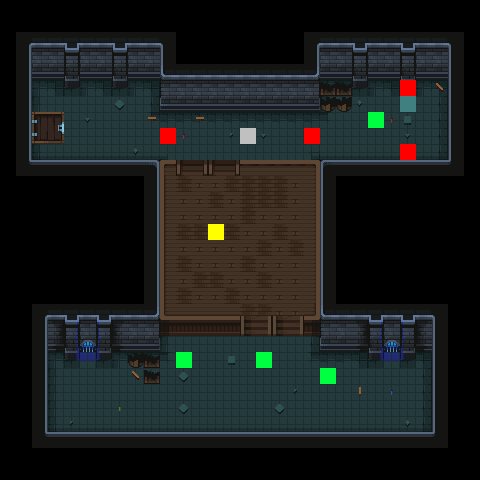

This is a level from a 2D game, rendered from its Tiled map with the project's own tilesets. A one-line summary and the map file follow, with tile-layer data summarised:
An orthogonal 30x30 tile map with 16x16 px tiles, 14 tile layers (floor, floor_props, invis_walls, pillars, ...), 3 tilesets.

<map version="1.10" tiledversion="1.11.0" orientation="orthogonal" renderorder="right-down" width="30" height="30" tilewidth="16" tileheight="16" infinite="0" nextlayerid="17" nextobjectid="1">
 <editorsettings>
  <export target="room_1/dung_room_1.csv" format="csv" />
 </editorsettings>
 <tileset firstgid="1" source="../../graphics/underworld/Environment/Dungeon Prison/Tiled/dungeontiles.tsx" />
 <tileset firstgid="626" source="../../graphics/underworld/Environment/Dungeon Prison/Tiled/dungeonprops.tsx" />
 <tileset firstgid="1251" source="../universal/spawns.tsx" />
 <layer id="1" name="floor" width="30" height="30">
  <data>[900 cells, 350 non-empty, 21 distinct tile ids]</data>
 </layer>
 <layer id="14" name="floor_props" width="30" height="30">
  <data>[900 cells, 32 non-empty, 14 distinct tile ids]</data>
 </layer>
 <layer id="16" name="invis_walls" width="30" height="30">
  <data>[900 cells, 18 non-empty, 5 distinct tile ids]</data>
 </layer>
 <layer id="3" name="pillars" width="30" height="30">
  <data>[900 cells, 218 non-empty, 34 distinct tile ids]</data>
 </layer>
 <layer id="2" name="lights" width="30" height="30">
  <data>[900 cells, 20 non-empty, 10 distinct tile ids]</data>
 </layer>
 <layer id="15" name="back_props_des" width="30" height="30">
  <data>[900 cells, 0 non-empty, 0 distinct tile ids]</data>
 </layer>
 <layer id="6" name="back_props_1" width="30" height="30">
  <data>[900 cells, 7 non-empty, 2 distinct tile ids]</data>
 </layer>
 <layer id="8" name="back_props_2" width="30" height="30">
  <data>[900 cells, 0 non-empty, 0 distinct tile ids]</data>
 </layer>
 <layer id="7" name="interact" width="30" height="30">
  <data>[900 cells, 4 non-empty, 4 distinct tile ids]</data>
 </layer>
 <layer id="9" name="player" width="30" height="30">
  <data>[900 cells, 1 non-empty, 1 distinct tile ids]</data>
 </layer>
 <layer id="10" name="mob" width="30" height="30">
  <data>[900 cells, 5 non-empty, 3 distinct tile ids]</data>
 </layer>
 <layer id="11" name="constraints" width="30" height="30">
  <data>[900 cells, 5 non-empty, 2 distinct tile ids]</data>
 </layer>
 <layer id="12" name="exit_1" width="30" height="30">
  <data>[900 cells, 4 non-empty, 4 distinct tile ids]</data>
 </layer>
 <layer id="13" name="exit_2" width="30" height="30">
  <data>[900 cells, 4 non-empty, 4 distinct tile ids]</data>
 </layer>
</map>
